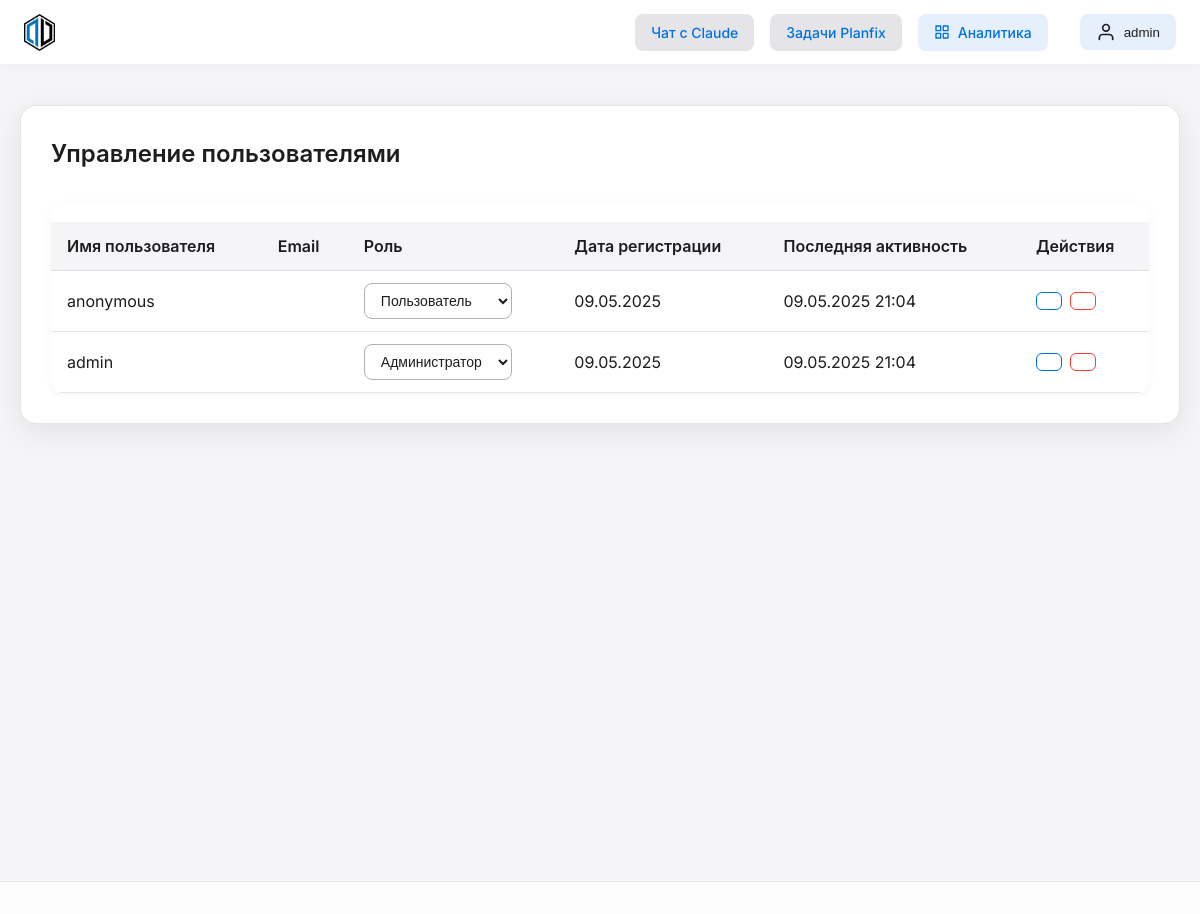
Screenshot of /user-management/ (signed in) with the database file from the repository.
### chat/models/user.py (models this page shows, shortened)
class User(AbstractBaseUser, PermissionsMixin):
    ROLE_CHOICES = (
        ('user', _('Пользователь')),
        ('admin', _('Администратор')),
    )
    username = models.CharField(
        _('username'),
        max_length=150,
        unique=True,
        help_text=_('Required. 150 characters or fewer. Letters, digits and @/./+/-/_ only.'),
        error_messages={
            'unique': _("A user with that username already exists."),
        },
    )
    password = models.CharField(_('password'), max_length=128)
    email = models.EmailField(_('email address'), blank=True)
    is_staff = models.BooleanField(
        _('staff status'),
        default=False,
        help_text=_('Designates whether the user can log into this admin site.'),
    )
    is_active = models.BooleanField(
        _('active'),
        default=True,
        help_text=_(
            'Designates whether this user should be treated as active. '
            'Unselect this instead of deleting accounts.'
        ),
    )
    date_joined = models.DateTimeField(_('date joined'), default=timezone.now)
    last_login = models.DateTimeField(_('last login'), null=True, blank=True)
    role = models.CharField(max_length=20, choices=ROLE_CHOICES, default='user')
    planfix_user_id = models.CharField(max_length=100, blank=True, null=True)
    planfix_api_token = models.CharField(max_length=255, blank=True, null=True)
    last_active = models.DateTimeField(auto_now=True)
    preferred_ai_model = models.CharField(max_length=50, default='claude')
    first_name = models.CharField(_('first name'), max_length=150, blank=True)
    last_name = models.CharField(_('last name'), max_length=150, blank=True)
    phone = models.CharField(_('phone'), max_length=32, blank=True)
    groups = models.ManyToManyField(
        'auth.Group',
        verbose_name=_('groups'),
        blank=True,
        help_text=_(
            'The groups this user belongs to. A user will get all permissions '
            'granted to each of their groups.'
        ),
        related_name='chat_user_set',
        related_query_name='chat_user',
    )
    user_permissions = models.ManyToManyField(
        'auth.Permission',
        verbose_name=_('user permissions'),
        blank=True,
        help_text=_('Specific permissions for this user.'),
        related_name='chat_user_set',
        related_query_name='chat_user',
    )
    objects = UserManager()
    USERNAME_FIELD = 'username'
    REQUIRED_FIELDS = []
    class Meta:
        verbose_name = _('user')
        verbose_name_plural = _('users')
    def is_admin(self):
        return self.role == 'admin'

### chat/views_admin.py (the view)
# urls.py: path('user-management/', views_admin.user_management, name='user_management'),
@staff_member_required
def user_management(request):
    users = User.objects.all().order_by('-date_joined')
    return render(request, 'admin/users/user_management.html', {'users': users})

### chat/context_processors.py (called while the page is built)
def conversations_list(request):
    user, created = User.objects.get_or_create(username='anonymous')
    conversations = Conversation.objects.filter(user=user).order_by('-updated_at')
    return {
        'conversations': conversations
    }

### templates/admin/users/user_management.html (shortened to what this page needs)
{% extends 'base_apple.html' %}
{% load static %}
{% block content %}
<div class="admin-container">
    <div class="admin-card">
        <h2>Управление пользователями</h2>
        <div class="users-table-container">
            <table class="users-table">
                <thead>
                    <tr>
                        <th>Имя пользователя</th>
                        <th>Email</th>
                        <th>Роль</th>
                        <th>Дата регистрации</th>
                        <th>Последняя активность</th>
                        <th>Действия</th>
                    </tr>
                </thead>
                <tbody>
                    {% for user in users %}
                    <tr>
                        <td>{{ user.username }}</td>
                        <td>{{ user.email }}</td>
                        <td>
                            <form method="post" action="{% url 'chat:update_user_role' user.id %}" class="role-form">
                                <select name="role" class="role-select" onchange="this.form.submit()">
                                    <option value="user" {% if user.role == 'user' %}selected{% endif %}>Пользователь</option>
                                    <option value="admin" {% if user.role == 'admin' %}selected{% endif %}>Администратор</option>
                                </select>
                            </form>
                        </td>
                        <td>{{ user.date_joined|date:"d.m.Y" }}</td>
                        <td>{{ user.last_active|date:"d.m.Y H:i" }}</td>
                        <td>
                            <div class="user-actions">
                                <button class="action-button edit" onclick="editUser('{{ user.id }}')">
                                </button>
                                <button class="action-button delete" onclick="deleteUser('{{ user.id }}')">
                                </button>
                            </div>
                        </td>
                    </tr>
                    {% endfor %}
                </tbody>
            </table>
        </div>
    </div>
</div>
{% endblock %}

### templates/base_apple.html (shortened to what this page needs)
<!DOCTYPE html>
<html lang="ru">
<head>
    {% load static %}
    <link rel="preload" href="{% static 'css/apple-style.css' %}" as="style" onload="this.onload=null;this.rel='stylesheet'">
    <link rel="preload" href="{% static 'css/apple-task-card.css' %}" as="style" onload="this.onload=null;this.rel='stylesheet'">
    <link rel="preload" href="{% static 'css/apple-enhanced-table.css' %}" as="style" onload="this.onload=null;this.rel='stylesheet'">
    <link rel="preload" href="{% static 'css/project-badge.css' %}" as="style" onload="this.onload=null;this.rel='stylesheet'">
</head>
<body>
    <div class="app-container">
        <header class="header">
            <a href="{% url 'chat:index' %}" class="logo-link">
                <div class="logo">
                    <img src="{% static 'images/devent-logo.png' %}" alt="Devent Logo" class="logo-image">
                </div>
            </a>
            <div class="header-links">
                <a href="{% url 'chat:index' %}" class="header-link">Чат с Claude</a>
                <a href="{% url 'chat:planfix_tasks' %}" class="header-link">Задачи Planfix</a>
                {% if user.is_staff %}
                <a href="{% url 'chat:analytics_dashboard' %}" class="header-link dashboard-link">
                    Аналитика
                </a>
                {% endif %}
                {% if user.is_authenticated %}
                <div class="header-actions">
                    <div class="profile-menu">
                        <button class="profile-button" onclick="toggleProfileMenu()">
                            <svg xmlns="http://www.w3.org/2000/svg" width="20" height="20" viewBox="0 0 24 24" fill="none" stroke="currentColor" stroke-width="2" stroke-linecap="round" stroke-linejoin="round" class="profile-icon">
                                <path d="M20 21v-2a4 4 0 0 0-4-4H8a4 4 0 0 0-4 4v2"></path>
                                <circle cx="12" cy="7" r="4"></circle>
                            </svg>
                            <span class="profile-username">{{ user.username }}</span>
                        </button>
                    </div>
                </div>
                {% else %}
                <a href="{% url 'chat:login' %}" class="header-link">Войти</a>
                <a href="{% url 'chat:register' %}" class="header-link">Регистрация</a>
                {% endif %}
            </div>
        </header>
        <main class="main-content">
            {% block content %}{% endblock %}
        </main>
        <footer class="footer">
        </footer>
    </div>
</body>
</html>

### static/css/apple-style.css (style rules this page uses)
:root { --apple-gray-100: #f5f5f7; --apple-gray-200: #e5e5e7; --apple-gray-300: #d2d2d7; --apple-gray-400: #86868b; --apple-gray-500: #6e6e73; --apple-gray-600: #424245; --apple-gray-700: #1d1d1f; --apple-blue: #0071e3; --apple-blue-hover: #0077ed; --apple-blue-light: #e8f4fe; --apple-red: #ff3b30; --apple-green: #34c759; --apple-font: -apple-system, BlinkMacSystemFont, 'SF Pro Text', 'Helvetica Neue', sans-serif; --spacing-xs: 4px; --spacing-sm: 8px; --spacing-md: 16px; --spacing-lg: 24px; --spacing-xl: 32px; --radius-sm: 8px; --radius-md: 12px; --radius-lg: 16px; --radius-xl: 22px; --shadow-sm: 0 2px 4px rgba(0, 0, 0, 0.05); --shadow-md: 0 4px 8px rgba(0, 0, 0, 0.1); --shadow-lg: 0 8px 16px rgba(0, 0, 0, 0.1); --shadow-card: 0 8px 32px rgba(0, 0, 0, 0.08); --shadow-card-hover: 0 12px 48px rgba(0, 0, 0, 0.12); }
body { font-family: var(--apple-font); background-color: var(--apple-gray-100); color: var(--apple-gray-700); line-height: 1.5; margin: 0; padding: 0; }
.header { background-color: rgba(255, 255, 255, 0.8); backdrop-filter: blur(10px); -webkit-backdrop-filter: blur(10px); border-bottom: 1px solid rgba(0, 0, 0, 0.05); position: sticky; top: 0; z-index: 100; padding: var(--spacing-md) var(--spacing-xl); display: flex; justify-content: space-between; align-items: center; transition: all 0.3s ease; }
.logo { display: flex; align-items: center; gap: var(--spacing-md); }
.logo-image { height: 37px; transition: transform 0.3s ease; }
.logo-link { text-decoration: none; color: inherit; display: flex; align-items: center; }
.header-links { display: flex; gap: var(--spacing-md); }
.header-link { background-color: var(--apple-gray-200); color: var(--apple-gray-700); padding: 8px 16px; border-radius: var(--radius-lg); text-decoration: none; font-size: 14px; font-weight: 500; transition: all 0.2s ease; }
.app-container { max-width: 100%; margin: 0 auto; min-height: 100vh; display: flex; flex-direction: column; }
.footer { padding: var(--spacing-md); text-align: center; font-size: 14px; color: var(--apple-gray-500); border-top: 1px solid var(--apple-gray-200); margin-top: auto; background-color: rgba(255, 255, 255, 0.8); backdrop-filter: blur(10px); -webkit-backdrop-filter: blur(10px); }

### templates/base_apple.html (style rules this page uses)
body { background: #f5f5f7; color: #1d1d1f; font-family: 'Inter', -apple-system, BlinkMacSystemFont, 'Segoe UI', Roboto, Helvetica, Arial, sans-serif; }
.app-container { min-height: 100vh; display: flex; flex-direction: column; }
.main-content { flex: 1 0 auto; }
.footer { flex-shrink: 0; }
.header { background: #fff; box-shadow: 0 2px 8px rgba(0,0,0,0.03); padding: 0 24px; min-height: 64px; display: flex; align-items: center; }
.header-links, .header-actions { display: flex; align-items: center; gap: 16px; }
.header-link, .dashboard-link { color: #0071e3; text-decoration: none; font-weight: 500; padding: 8px 16px; border-radius: 8px; transition: background 0.2s; }
.profile-menu { position: relative; }
.profile-button { background: #f5f5f7; border: none; border-radius: 8px; padding: 8px 16px; cursor: pointer; display: flex; align-items: center; gap: 8px; }
.dashboard-link { display: flex; align-items: center; gap: 8px; padding: 8px 16px; background-color: rgba(0, 113, 227, 0.1); border-radius: 8px; color: #0071e3; text-decoration: none; font-size: 14px; font-weight: 500; transition: all 0.2s ease; }
.dashboard-icon { width: 16px; height: 16px; }
.profile-menu { position: relative; margin-left: 16px; }
.profile-button { display: flex; align-items: center; gap: 8px; padding: 8px 16px; background-color: rgba(0, 113, 227, 0.1); border: none; border-radius: 8px; cursor: pointer; transition: all 0.2s ease; color: inherit; }
.profile-icon { width: 20px; height: 20px; }
.profile-username { font-weight: 500; }
.header-actions { display: flex; align-items: center; gap: 12px; }

### rows the page displays
User: username "admin", role "Администратор", date_joined "09.05.2025", last_active "09.05.2025 21:04"
User: username "anonymous", role "Пользователь", date_joined "09.05.2025", last_active "09.05.2025 21:04"
